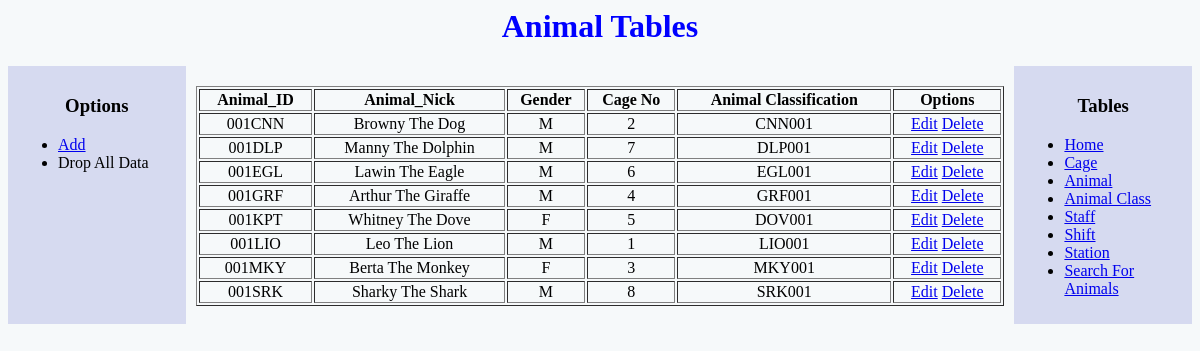
Page /animal.php on the committed database.
### tables this page shows
CREATE TABLE `Animals` (
  `Cage_No` int(11) NOT NULL,
  `Animal_ID` varchar(6) NOT NULL,
  `Animal_Nick` varchar(30) NOT NULL,
  `Gender` varchar(1) NOT NULL,
  `Animal_ClassID` varchar(6) NOT NULL
);

### animal.php (the view, shortened to what this page needs)
<html>
<body>
    <?php
        $host = "localhost";
        $user = "root";
        $pass = "";
        $db = "ZooDB";
        $dbconn = mysqli_connect($host,$user,$pass,$db) or die("Could not connect to database!");
        mysqli_select_db($dbconn,'Animals');
        $query="SELECT * FROM Animals";
        $result=mysqli_query($dbconn,$query);
    ?>
        <html>
        <head>
            <link href="asset/css/main.css" rel="stylesheet" type="text/css">
        </head>
        <body style="; background-color: #F6F9FA;">
            <h1 style="text-align: center">Animal Tables</h1>
            <div class="row">
                <div class="col-2" style="text-align: left;background-color: #D6DAF0;">
                    <h3 style="text-align: center;">Options</h3>
                    <ul>
                        <li><a href="animaladd.php">Add</a></li>
                        <li>Drop All Data</li>
                    </ul>
                </div>
                <div class="col-8" style="text-align: center;">
                    <table border="1" style="width: 100%; margin-top: 10px;">
                        <tr>
                            <th>Animal_ID</th>
                            <th>Animal_Nick</th>
                            <th>Gender</th>
                            <th>Cage No</th>
                            <th>Animal Classification</th>
                            <th>Options</th>
                        </tr>
                        <?php
                while($row=mysqli_fetch_assoc($result)){
            ?>
                            <tr>
                                <td><?php echo $row['Animal_ID']?></td>
                                <td><?php echo $row['Animal_Nick']?></td>
                                <td><?php echo $row['Gender']?></td>
                                <td><?php echo $row['Cage_No']?></td>
                                <td><?php echo $row['Animal_ClassID']?></td>
                                <td><p><a href="animaledit.php?animalid=<?php echo $row['Animal_ID']?>">Edit</a> <a href="animaldelete.php?animalid=<?php echo $row['Animal_ID']?>">Delete</a></p></td>
                            </tr>
                            <?php
                }
            ?>
                    </table>
                </div>
                <div class="col-2" style="background-color: #D6DAF0;">
                    <h3 style="text-align: center;">Tables</h3>
                    <ul>
                        <li><a href="#">Home</a></li>
                        <li><a href="cage.php">Cage</a></li>
                        <li><a href="animal.php">Animal</a></li>
                        <li><a href="animalclass.php">Animal Class</a></li>
                        <li><a href="staff.php">Staff</a></li>
                        <li><a href="shift.php">Shift</a></li>
                        <li><a href="station.php">Station</a></li>
                         <li><a href="animalsearch.php">Search For Animals</a></li>
                   </ul>
                </div>
            </div>
        </body>
        </html>

### asset/css/main.css (style rules this page uses)
* { -webkit-box-sizing: border-box; -moz-box-sizing: border-box; -ms-box-sizing: border-box; box-sizing: border-box; }
h1 { color: blue }
.row { width: 100%; display: flex; flex-wrap: wrap; }
.col-2 { width: 15%; padding: 10px; }
.col-8 { width: 70%; padding: 10px; }

### animal.php (style rules this page uses)
td { text-align: center; }

### rows in the picture
animals: Animal_ID "001CNN", Animal_Nick "Browny The Dog", Gender "M", Cage_No "2", Animal_ClassID "CNN001"
animals: Animal_ID "001DLP", Animal_Nick "Manny The Dolphin", Gender "M", Cage_No "7", Animal_ClassID "DLP001"
animals: Animal_ID "001EGL", Animal_Nick "Lawin The Eagle", Gender "M", Cage_No "6", Animal_ClassID "EGL001"
animals: Animal_ID "001GRF", Animal_Nick "Arthur The Giraffe", Gender "M", Cage_No "4", Animal_ClassID "GRF001"
animals: Animal_ID "001KPT", Animal_Nick "Whitney The Dove", Gender "F", Cage_No "5", Animal_ClassID "DOV001"
animals: Animal_ID "001LIO", Animal_Nick "Leo The Lion", Gender "M", Cage_No "1", Animal_ClassID "LIO001"
animals: Animal_ID "001MKY", Animal_Nick "Berta The Monkey", Gender "F", Cage_No "3", Animal_ClassID "MKY001"
animals: Animal_ID "001SRK", Animal_Nick "Sharky The Shark", Gender "M", Cage_No "8", Animal_ClassID "SRK001"
